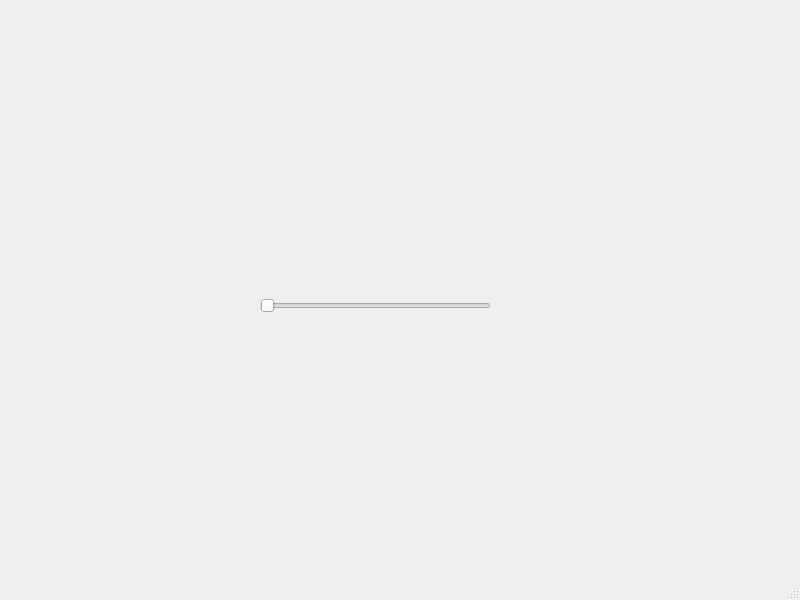
<?xml version="1.0" encoding="UTF-8"?>
<ui version="4.0">
 <class>MainWindow</class>
 <widget class="QMainWindow" name="MainWindow">
  <property name="geometry">
   <rect>
    <x>0</x>
    <y>0</y>
    <width>800</width>
    <height>600</height>
   </rect>
  </property>
  <property name="windowTitle">
   <string>MainWindow</string>
  </property>
  <widget class="QWidget" name="centralwidget">
   <widget class="QLabel" name="label">
    <property name="geometry">
     <rect>
      <x>250</x>
      <y>90</y>
      <width>211</width>
      <height>121</height>
     </rect>
    </property>
    <property name="font">
     <font>
      <pointsize>25</pointsize>
     </font>
    </property>
    <property name="text">
     <string/>
    </property>
   </widget>
   <widget class="QSlider" name="horizontalSlider">
    <property name="geometry">
     <rect>
      <x>260</x>
      <y>280</y>
      <width>231</width>
      <height>51</height>
     </rect>
    </property>
    <property name="orientation">
     <enum>Qt::Horizontal</enum>
    </property>
   </widget>
  </widget>
  <widget class="QMenuBar" name="menubar">
   <property name="geometry">
    <rect>
     <x>0</x>
     <y>0</y>
     <width>800</width>
     <height>21</height>
    </rect>
   </property>
  </widget>
  <widget class="QStatusBar" name="statusbar"/>
 </widget>
 <resources/>
 <connections>
  <connection>
   <sender>horizontalSlider</sender>
   <signal>valueChanged(int)</signal>
   <receiver>label</receiver>
   <slot>setNum(int)</slot>
   <hints>
    <hint type="sourcelabel">
     <x>378</x>
     <y>338</y>
    </hint>
    <hint type="destinationlabel">
     <x>386</x>
     <y>197</y>
    </hint>
   </hints>
  </connection>
  <connection>
   <sender>horizontalSlider</sender>
   <signal>valueChanged(int)</signal>
   <receiver>MainWindow</receiver>
   <slot>mySlot(int)</slot>
   <hints>
    <hint type="sourcelabel">
     <x>323</x>
     <y>320</y>
    </hint>
    <hint type="destinationlabel">
     <x>308</x>
     <y>257</y>
    </hint>
   </hints>
  </connection>
 </connections>
 <slots>
  <slot>mySlot(int)</slot>
 </slots>
</ui>
